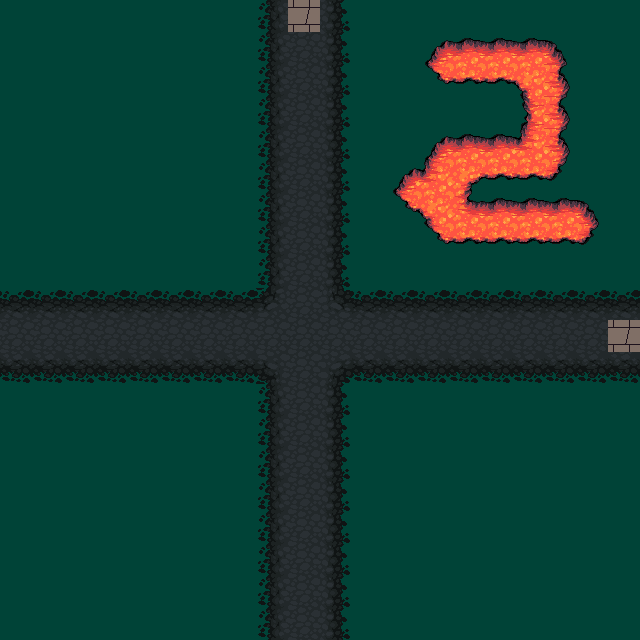

This game map was drawn from its Tiled (.tmx) file and the tilesets committed beside it. A one-line description and the full map source follow:
An orthogonal 20x20 tile map with 32x32 px tiles, 3 tile layers (grass, road, num) and 2 objects (e3, e2).

<map version="1.4" tiledversion="1.4.3" orientation="orthogonal" renderorder="right-down" width="20" height="20" tilewidth="32" tileheight="32" infinite="0" nextlayerid="5" nextobjectid="5">
 <tileset firstgid="1" source="../Maps/klipartz.com.tsx" />
 <layer id="1" name="grass" width="20" height="20">
  <data encoding="csv">
872,872,872,872,872,872,872,872,872,872,872,872,872,872,872,872,872,872,872,872,
872,872,872,872,872,872,872,872,872,872,872,872,872,872,872,872,872,872,872,872,
872,872,872,872,872,872,872,872,872,872,872,872,872,872,872,872,872,872,872,872,
872,872,872,872,872,872,872,872,872,872,872,872,872,872,872,872,872,872,872,872,
872,872,872,872,872,872,872,872,872,872,872,872,872,872,872,872,872,872,872,872,
872,872,872,872,872,872,872,872,872,872,872,872,872,872,872,872,872,872,872,872,
872,872,872,872,872,872,872,872,872,872,872,872,872,872,872,872,872,872,872,872,
872,872,872,872,872,872,872,872,872,872,872,872,872,872,872,872,872,872,872,872,
872,872,872,872,872,872,872,872,872,872,872,872,872,872,872,872,872,872,872,872,
872,872,872,872,872,872,872,872,872,872,872,872,872,872,872,872,872,872,872,872,
872,872,872,872,872,872,872,872,872,872,872,872,872,872,872,872,872,872,872,872,
872,872,872,872,872,872,872,872,872,872,872,872,872,872,872,872,872,872,872,872,
872,872,872,872,872,872,872,872,872,872,872,872,872,872,872,872,872,872,872,872,
872,872,872,872,872,872,872,872,872,872,872,872,872,872,872,872,872,872,872,872,
872,872,872,872,872,872,872,872,872,872,872,872,872,872,872,872,872,872,872,872,
872,872,872,872,872,872,872,872,872,872,872,872,872,872,872,872,872,872,872,872,
872,872,872,872,872,872,872,872,872,872,872,872,872,872,872,872,872,872,872,872,
872,872,872,872,872,872,872,872,872,872,872,872,872,872,872,872,872,872,872,872,
872,872,872,872,872,872,872,872,872,872,872,872,872,872,872,872,872,872,872,872,
872,872,872,872,872,872,872,872,872,872,872,872,872,872,872,872,872,872,872,872
</data>
 </layer>
 <layer id="2" name="road" width="20" height="20">
  <data encoding="csv">
0,0,0,0,0,0,0,0,307,882,309,0,0,0,0,0,0,0,0,0,
0,0,0,0,0,0,0,0,307,308,309,0,0,0,0,0,0,0,0,0,
0,0,0,0,0,0,0,0,307,308,309,0,0,0,0,0,0,0,0,0,
0,0,0,0,0,0,0,0,307,308,309,0,0,0,0,0,0,0,0,0,
0,0,0,0,0,0,0,0,307,308,309,0,0,0,0,0,0,0,0,0,
0,0,0,0,0,0,0,0,307,308,309,0,0,0,0,0,0,0,0,0,
0,0,0,0,0,0,0,0,307,308,309,0,0,0,0,0,0,0,0,0,
0,0,0,0,0,0,0,0,307,308,309,0,0,0,0,0,0,0,0,0,
0,0,0,0,0,0,0,0,307,308,309,0,0,0,0,0,0,0,0,0,
276,276,276,276,276,276,276,276,245,308,244,276,276,276,276,276,276,276,276,276,
308,308,308,308,308,308,308,308,308,308,308,308,308,308,308,308,308,308,308,882,
340,340,340,340,340,340,340,340,213,308,212,340,340,340,340,340,340,340,340,340,
0,0,0,0,0,0,0,0,307,308,309,0,0,0,0,0,0,0,0,0,
0,0,0,0,0,0,0,0,307,308,309,0,0,0,0,0,0,0,0,0,
0,0,0,0,0,0,0,0,307,308,309,0,0,0,0,0,0,0,0,0,
0,0,0,0,0,0,0,0,307,308,309,0,0,0,0,0,0,0,0,0,
0,0,0,0,0,0,0,0,307,308,309,0,0,0,0,0,0,0,0,0,
0,0,0,0,0,0,0,0,307,308,309,0,0,0,0,0,0,0,0,0,
0,0,0,0,0,0,0,0,307,308,309,0,0,0,0,0,0,0,0,0,
0,0,0,0,0,0,0,0,307,308,309,0,0,0,0,0,0,0,0,0
</data>
 </layer>
 <layer id="4" name="num" width="20" height="20">
  <data encoding="csv">
0,0,0,0,0,0,0,0,0,0,0,0,0,0,0,0,0,0,0,0,
0,0,0,0,0,0,0,0,0,0,0,0,0,272,273,273,273,274,0,0,
0,0,0,0,0,0,0,0,0,0,0,0,0,336,337,337,210,306,0,0,
0,0,0,0,0,0,0,0,0,0,0,0,0,0,0,0,304,306,0,0,
0,0,0,0,0,0,0,0,0,0,0,0,0,272,273,273,242,306,0,0,
0,0,0,0,0,0,0,0,0,0,0,0,272,242,209,337,337,338,0,0,
0,0,0,0,0,0,0,0,0,0,0,0,336,210,241,273,273,273,274,0,
0,0,0,0,0,0,0,0,0,0,0,0,0,336,337,337,337,337,338,0,
0,0,0,0,0,0,0,0,0,0,0,0,0,0,0,0,0,0,0,0,
0,0,0,0,0,0,0,0,0,0,0,0,0,0,0,0,0,0,0,0,
0,0,0,0,0,0,0,0,0,0,0,0,0,0,0,0,0,0,0,0,
0,0,0,0,0,0,0,0,0,0,0,0,0,0,0,0,0,0,0,0,
0,0,0,0,0,0,0,0,0,0,0,0,0,0,0,0,0,0,0,0,
0,0,0,0,0,0,0,0,0,0,0,0,0,0,0,0,0,0,0,0,
0,0,0,0,0,0,0,0,0,0,0,0,0,0,0,0,0,0,0,0,
0,0,0,0,0,0,0,0,0,0,0,0,0,0,0,0,0,0,0,0,
0,0,0,0,0,0,0,0,0,0,0,0,0,0,0,0,0,0,0,0,
0,0,0,0,0,0,0,0,0,0,0,0,0,0,0,0,0,0,0,0,
0,0,0,0,0,0,0,0,0,0,0,0,0,0,0,0,0,0,0,0,
0,0,0,0,0,0,0,0,0,0,0,0,0,0,0,0,0,0,0,0
</data>
 </layer>
 <objectgroup id="3" name="exits">
  <object id="2" name="e3" x="288" y="0" width="32" height="32" />
  <object id="3" name="e2" x="608" y="320" width="32" height="32" />
 </objectgroup>
</map>
